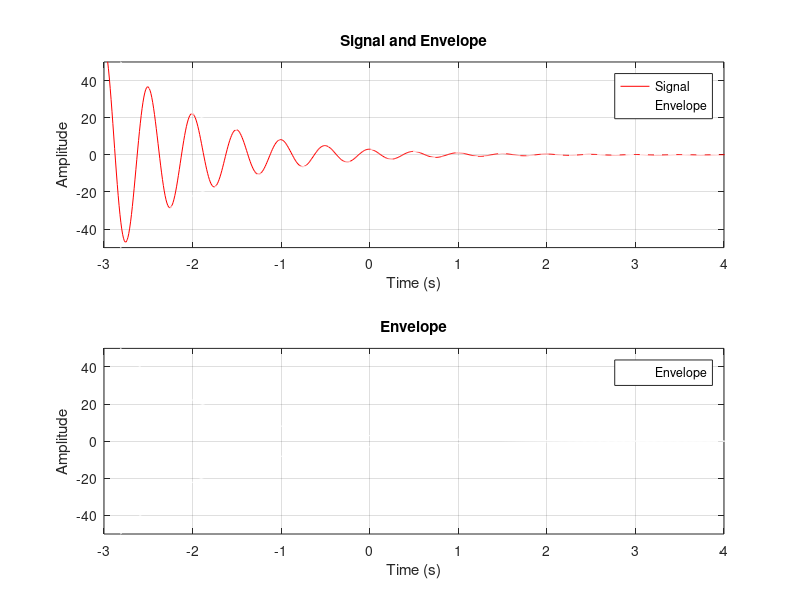

MATLAB code for this plot:
clear all; %To clear all variables

Ts = 0.01; %Sampling time
t = -5:Ts:5; %Time vector where the signal is defined
x = 3*exp(-t).*cos(4*pi*t); % x(t) = 3e^-tcos(4*pi*t)

env = 3*exp(-t); % Envelope of the signal

subplot(2,1,1); % First subplot: signal with envelope
plot(t, x, 'r'); hold on;
plot(t, env, 'w--');
plot(t, -env, 'w--');
axis([-3 4 -50 50]);
grid;
xlabel('Time (s)');
ylabel('Amplitude');
title('Signal and Envelope');
legend('Signal', 'Envelope');

subplot(2,1,2); % Second subplot: envelope only
plot(t, env, 'w-'); hold on;
plot(t, -env, 'w-');
axis([-3 4 -50 50]);
grid;
xlabel('Time (s)');
ylabel('Amplitude');
title('Envelope');
legend('Envelope');
hold off;